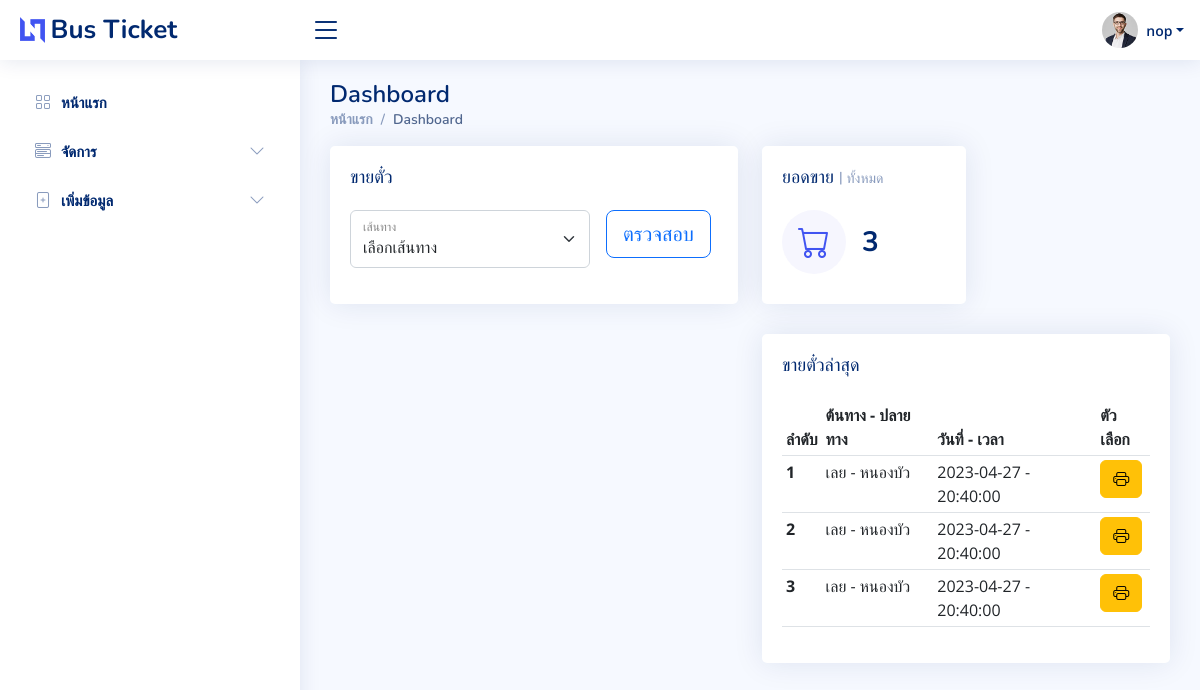
The app's page /index.php (signed in) with its own data.
### tables this page shows
CREATE TABLE `booking` (
  `booking_id` int(11) NOT NULL,
  `user_id` int(11) NOT NULL,
  `schedule_id` int(11) NOT NULL,
  `seat_number` int(11) NOT NULL,
  `booking_price` varchar(20) NOT NULL,
  `created_at` datetime NOT NULL DEFAULT current_timestamp(),
  `updated_at` datetime NOT NULL DEFAULT current_timestamp()
);

CREATE TABLE `route` (
  `route_id` int(11) NOT NULL,
  `source` varchar(50) NOT NULL,
  `destination` varchar(50) NOT NULL,
  `created_at` datetime NOT NULL DEFAULT current_timestamp(),
  `updated_at` datetime NOT NULL DEFAULT current_timestamp()
);

CREATE TABLE `schedule` (
  `schedule_id` int(11) NOT NULL,
  `bus_id` int(11) NOT NULL,
  `route_id` int(11) NOT NULL,
  `departure_date` date NOT NULL,
  `departure_time` time NOT NULL,
  `price` varchar(50) NOT NULL,
  `created_at` datetime NOT NULL DEFAULT current_timestamp(),
  `updated_at` datetime NOT NULL DEFAULT current_timestamp()
);

### index.php (the view, shortened to what this page needs)
<!DOCTYPE html>
<html lang="en">
<head>
  <link href="assets/vendor/bootstrap/css/bootstrap.min.css" rel="stylesheet">
  <link href="assets/vendor/bootstrap-icons/bootstrap-icons.css" rel="stylesheet">
  <link href="assets/vendor/boxicons/css/boxicons.min.css" rel="stylesheet">
  <link href="assets/vendor/quill/quill.snow.css" rel="stylesheet">
  <link href="assets/vendor/quill/quill.bubble.css" rel="stylesheet">
  <link href="assets/vendor/remixicon/remixicon.css" rel="stylesheet">
  <link href="assets/vendor/simple-datatables/style.css" rel="stylesheet">
  <link href="assets/css/style.css" rel="stylesheet">
</head>
<body>
  <?php
  require("Components/header.php");
  ?>
  <?php
  require("Components/sidebar.php");
  ?>
  <main id="main" class="main">
    <div class="pagetitle">
      <h1>Dashboard</h1>
      <nav>
        <ol class="breadcrumb">
          <li class="breadcrumb-item"><a href="index.php">หน้าแรก</a></li>
          <li class="breadcrumb-item active">Dashboard</li>
        </ol>
      </nav>
    </div>
    <section class="section dashboard">
      <div class="row">
        <div class="col-lg-6">
          <div class="row">
            <div class="col-12">
              <div class="card recent-sales overflow-auto">
                <div class="card-body">
                  <h5 class="card-title">ขายตั๋ว</h5>
                  <form class="row g-3 needs-validation" novalidate method="get">
                    <div class="col-md-8">
                      <div class="form-floating mb-3">
                        <select class="form-select" id="floatingSelect" name="schedule_id" aria-label="เลือกเส้นทาง" required>
                          <option value="">เลือกเส้นทาง</option>
                        </select>
                        <label for="floatingSelect">เส้นทาง</label>
                      </div>
                    </div>
                    <div class="col-md-4">
                      <div class="form-floating">
                        <button type="submit" class="btn btn-outline-primary btn-lg">ตรวจสอบ</button>
                      </div>
                    </div>
                  </form>
                </div>
              </div>
            </div>
          </div>
        </div>
        <div class="col-lg-6">
          <div class="col-xxl-12 col-md-6">
            <div class="card info-card sales-card">
              <div class="card-body">
                <h5 class="card-title">ยอดขาย <span>| ทั้งหมด</span></h5>
                <div class="d-flex align-items-center">
                  <div class="card-icon rounded-circle d-flex align-items-center justify-content-center">
                    <i class="bi bi-cart"></i>
                  </div>
                  <div class="ps-3">
                    <?php
                    $sql_num = 'select * from booking';
                    $query_num = mysqli_query($conn, $sql_num);
                    $num = mysqli_num_rows($query_num);
                    ?>
                    <h6><?= $num; ?></h6>
                  </div>
                </div>
              </div>
            </div>
          </div>
          <div class="card">
            <div class="card-body">
              <h5 class="card-title">ขายตั๋วล่าสุด</h5>
              <table class="table table-sm">
                <thead>
                  <tr>
                    <th scope="col">ลำดับ</th>
                    <th scope="col">ต้นทาง - ปลายทาง</th>
                    <th scope="col">วันที่ - เวลา</th>
                    <th scope="col">ตัวเลือก</th>
                  </tr>
                </thead>
                <tbody>
                  <?php
                  $sql_select = 'SELECT `booking`.*, `schedule`.`departure_date`, `schedule`.`departure_time`, `route`.`source`, `route`.`destination`
                  FROM `booking`
                    LEFT JOIN `schedule` ON `booking`.`schedule_id` = `schedule`.`schedule_id`
                    LEFT JOIN `route` ON `schedule`.`route_id` = `route`.`route_id`';
                  $result = mysqli_query($conn, $sql_select);
                  $i = 1;
                  foreach ($result as $data) {
                  ?>
                    <tr>
                      <th scope="row"><?= $i; ?></th>
                      <td><?= $data['source']; ?> - <?= $data['destination']; ?></td>
                      <td><?= $data['departure_date']; ?> - <?= $data['departure_time']; ?></td>
                      <td>
                        <a href="export_pdf.php?booking_id=<?=$data['booking_id']?>" title="ปริ้น" class="btn btn-warning"><i class="bi bi-printer"></i></a>
                      </td>
                    </tr>
                  <?php
                    $i++;
                  }
                  ?>
                </tbody>
              </table>
            </div>
          </div>
        </div>
      </div>
    </section>
  </main>
</body>
</html>

### Components/header.php (shortened to what this page needs)
<header id="header" class="header fixed-top d-flex align-items-center">
  <div class="d-flex align-items-center justify-content-between">
    <a href="index.html" class="logo d-flex align-items-center">
      <img src="assets/img/logo.png" alt="">
      <span class="d-none d-lg-block">Bus Ticket</span>
    </a>
    <i class="bi bi-list toggle-sidebar-btn"></i>
  </div>
  <nav class="header-nav ms-auto">
    <ul class="d-flex align-items-center">
      <?php
          if (empty($_SESSION)) {
              ?>
      <li class="nav-item dropdown pe-3">
          <a class="nav-link nav-profile d-flex align-items-center pe-0" href="login.php">
              เข้าสู่ระบบ
          </a>
      </li>
      <?php
          } else {
      ?>
      <li class="nav-item dropdown pe-3">
        <a class="nav-link nav-profile d-flex align-items-center pe-0" href="#" data-bs-toggle="dropdown">
          <img src="assets/img/profile-img.jpg" alt="Profile" class="rounded-circle">
          <span class="d-none d-md-block dropdown-toggle ps-2">
            <?php
                echo $_SESSION['first_name'];
            ?></span>
        </a>
      </li>
      <?php } ?>
    </ul>
  </nav>
</header>

### Components/sidebar.php (shortened to what this page needs)
<aside id="sidebar" class="sidebar">
  <ul class="sidebar-nav" id="sidebar-nav">
    <li class="nav-item">
      <a class="nav-link collapsed" href="index.php">
        <i class="bi bi-grid"></i>
        <span>หน้าแรก</span>
      </a>
    </li>
    <li class="nav-item">
      <a class="nav-link collapsed" data-bs-target="#components-nav" data-bs-toggle="collapse" href="#">
        <i class="bi bi-menu-button-wide"></i><span>จัดการ</span><i class="bi bi-chevron-down ms-auto"></i>
      </a>
    </li>
    <li class="nav-item">
      <a class="nav-link collapsed" data-bs-target="#forms-nav" data-bs-toggle="collapse" href="#">
        <i class="bi bi-file-plus"></i><span>เพิ่มข้อมูล</span><i class="bi bi-chevron-down ms-auto"></i>
      </a>
    </li>
  </ul>
</aside>

### assets/css/style.css (style rules this page uses)
:root { scroll-behavior: smooth; }
body { font-family: "Open Sans", sans-serif; background: #f6f9ff; color: #444444; }
a { color: #4154f1; text-decoration: none; }
h1, h2, h3, h4, h5, h6 { font-family: "Nunito", sans-serif; }
#main { margin-top: 60px; padding: 20px 30px; transition: all 0.3s; }
.pagetitle { margin-bottom: 10px; }
.pagetitle h1 { font-size: 24px; margin-bottom: 0; font-weight: 600; color: #012970; }
.card { margin-bottom: 30px; border: none; border-radius: 5px; box-shadow: 0px 0 30px rgba(1, 41, 112, 0.1); }
.card-title { padding: 20px 0 15px 0; font-size: 18px; font-weight: 500; color: #012970; font-family: "Poppins", sans-serif; }
.card-title span { color: #899bbd; font-size: 14px; font-weight: 400; }
.card-body { padding: 0 20px 20px 20px; }
.breadcrumb { font-size: 14px; font-family: "Nunito", sans-serif; color: #899bbd; font-weight: 600; }
.breadcrumb a { color: #899bbd; transition: 0.3s; }
.breadcrumb .breadcrumb-item::before { color: #899bbd; }
.breadcrumb .active { color: #51678f; font-weight: 600; }
.logo { line-height: 1; }
@media (min-width: 1200px) { .logo { width: 280px; } }
.logo img { max-height: 26px; margin-right: 6px; }
.logo span { font-size: 26px; font-weight: 700; color: #012970; font-family: "Nunito", sans-serif; }
.header { transition: all 0.5s; z-index: 997; height: 60px; box-shadow: 0px 2px 20px rgba(1, 41, 112, 0.1); background-color: #fff; padding-left: 20px; }
.header .toggle-sidebar-btn { font-size: 32px; padding-left: 10px; cursor: pointer; color: #012970; }
.header-nav ul { list-style: none; }
.header-nav>ul { margin: 0; padding: 0; }
.header-nav .nav-profile { color: #012970; }
.header-nav .nav-profile img { max-height: 36px; }
.header-nav .nav-profile span { font-size: 14px; font-weight: 600; }
.sidebar { position: fixed; top: 60px; left: 0; bottom: 0; width: 300px; z-index: 996; transition: all 0.3s; padding: 20px; overflow-y: auto; scrollbar-width: thin; scrollbar-color: #aab7cf transparent; box-shadow: 0px 0px 20px rgba(1, 41, 112, 0.1); background-color: #fff; }
@media (min-width: 1200px) { #main, #footer { margin-left: 300px; } }
.sidebar-nav { padding: 0; margin: 0; list-style: none; }
.sidebar-nav li { padding: 0; margin: 0; list-style: none; }
.sidebar-nav .nav-item { margin-bottom: 5px; }
.sidebar-nav .nav-link { display: flex; align-items: center; font-size: 15px; font-weight: 600; color: #4154f1; transition: 0.3; background: #f6f9ff; padding: 10px 15px; border-radius: 4px; }
.sidebar-nav .nav-link i { font-size: 16px; margin-right: 10px; color: #4154f1; }
.sidebar-nav .nav-link.collapsed { color: #012970; background: #fff; }
.sidebar-nav .nav-link.collapsed i { color: #899bbd; }
.sidebar-nav .nav-link .bi-chevron-down { margin-right: 0; transition: transform 0.2s ease-in-out; }
.dashboard .info-card { padding-bottom: 10px; }
.dashboard .info-card h6 { font-size: 28px; color: #012970; font-weight: 700; margin: 0; padding: 0; }
.dashboard .card-icon { font-size: 32px; line-height: 0; width: 64px; height: 64px; flex-shrink: 0; flex-grow: 0; }
.dashboard .sales-card .card-icon { color: #4154f1; background: #f6f6fe; }
.dashboard .recent-sales { font-size: 14px; }

### records on screen
booking: route.source "เลย", route.destination "หนองบัว", schedule.departure_date "2023-04-27", schedule.departure_time "20:40:00"
booking: route.source "เลย", route.destination "หนองบัว", schedule.departure_date "2023-04-27", schedule.departure_time "20:40:00"
booking: route.source "เลย", route.destination "หนองบัว", schedule.departure_date "2023-04-27", schedule.departure_time "20:40:00"

### other values on screen
$_SESSION['first_name'] "nop"
$num "3"
